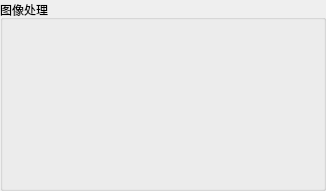
        <widget class="QGroupBox" name="groupBox_13">
         <property name="minimumSize">
          <size>
           <width>0</width>
           <height>0</height>
          </size>
         </property>
         <property name="maximumSize">
          <size>
           <width>16777215</width>
           <height>16777215</height>
          </size>
         </property>
         <property name="styleSheet">
          <string notr="true">QPushButton {
	min-width: 70px;
	max-width: 70px;
	min-height: 70px;
	max-height: 70px;
}</string>
         </property>
         <property name="title">
          <string>图像处理</string>
         </property>
         <layout class="QGridLayout" name="gridLayout_9">
          <item row="0" column="0">
           <widget class="QPushButton" name="pushButton_33">
            <property name="styleSheet">
             <string notr="true">QPushButton {
    background-image: url(:/Image/icon/putongjiangzao_1.png);  /* 正常状态图片 */
    background-repeat: no-repeat;
    background-position: center;
    border: none;  /* 可选：移除边框 */
}

QPushButton:hover {
    background-image: url(:/Image/icon/putongjiangzao_2.png);  /* 悬停状态图片 */
}</string>
            </property>
            <property name="text">
             <string/>
            </property>
           </widget>
          </item>
          <item row="0" column="1">
           <widget class="QPushButton" name="pushButton_38">
            <property name="styleSheet">
             <string notr="true">QPushButton {
    background-image: url(:/Image/icon/gaojijiangzao_1.png);  /* 正常状态图片 */
    background-repeat: no-repeat;
    background-position: center;
    border: none;  /* 可选：移除边框 */
}

QPushButton:hover {
    background-image: url(:/Image/icon/gaojijiangzao_2.png);  /* 悬停状态图片 */
}</string>
            </property>
            <property name="text">
             <string/>
            </property>
           </widget>
          </item>
          <item row="0" column="2">
           <widget class="QPushButton" name="pushButton_31">
            <property name="styleSheet">
             <string notr="true">QPushButton {
    background-image: url(:/Image/icon/chaojijiangzao_1.png);  /* 正常状态图片 */
    background-repeat: no-repeat;
    background-position: center;
    border: none;  /* 可选：移除边框 */
}

QPushButton:hover {
    background-image: url(:/Image/icon/chaojijiangzao_2.png);  /* 悬停状态图片 */
}</string>
            </property>
            <property name="text">
             <string/>
            </property>
           </widget>
          </item>
          <item row="0" column="3">
           <widget class="QPushButton" name="pushButton_57">
            <property name="styleSheet">
             <string notr="true">QPushButton {
    background-image: url(:/Image/icon/shangchubiaozhu_1.png);  /* 正常状态图片 */
    background-repeat: no-repeat;
    background-position: center;
    border: none;  /* 可选：移除边框 */
}

QPushButton:hover {
    background-image: url(:/Image/icon/shangchubiaozhu_2.png);  /* 悬停状态图片 */
}</string>
            </property>
            <property name="text">
             <string/>
            </property>
           </widget>
          </item>
          <item row="1" column="0">
           <widget class="QPushButton" name="pushButton_42">
            <property name="styleSheet">
             <string notr="true">QPushButton {
    background-image: url(:/Image/icon/putongzengqiang_1.png);  /* 正常状态图片 */
    background-repeat: no-repeat;
    background-position: center;
    border: none;  /* 可选：移除边框 */
}

QPushButton:hover {
    background-image: url(:/Image/icon/putongzengqiang_2.png);  /* 悬停状态图片 */
}</string>
            </property>
            <property name="text">
             <string/>
            </property>
           </widget>
          </item>
          <item row="1" column="1">
           <widget class="QPushButton" name="pushButton_46">
            <property name="styleSheet">
             <string notr="true">QPushButton {
    background-image: url(:/Image/icon/gaojizengqiang_1.png);  /* 正常状态图片 */
    background-repeat: no-repeat;
    background-position: center;
    border: none;  /* 可选：移除边框 */
}

QPushButton:hover {
    background-image: url(:/Image/icon/gaojizengqiang_2.png);  /* 悬停状态图片 */
}</string>
            </property>
            <property name="text">
             <string/>
            </property>
           </widget>
          </item>
          <item row="1" column="2">
           <widget class="QPushButton" name="pushButton_45">
            <property name="styleSheet">
             <string notr="true">QPushButton {
    background-image: url(:/Image/icon/chaojizengqiang_1.png);  /* 正常状态图片 */
    background-repeat: no-repeat;
    background-position: center;
    border: none;  /* 可选：移除边框 */
}

QPushButton:hover {
    background-image: url(:/Image/icon/chaojizengqiang_2.png);  /* 悬停状态图片 */
}</string>
            </property>
            <property name="text">
             <string/>
            </property>
           </widget>
          </item>
          <item row="1" column="3">
           <widget class="QPushButton" name="pushButton_58">
            <property name="styleSheet">
             <string notr="true">QPushButton {
    background-image: url(:/Image/icon/huanyuan_1.png);  /* 正常状态图片 */
    background-repeat: no-repeat;
    background-position: center;
    border: none;  /* 可选：移除边框 */
}

QPushButton:hover {
    background-image: url(:/Image/icon/huanyuan_2.png);  /* 悬停状态图片 */
}</string>
            </property>
            <property name="text">
             <string/>
            </property>
           </widget>
          </item>
         </layout>
        </widget>
